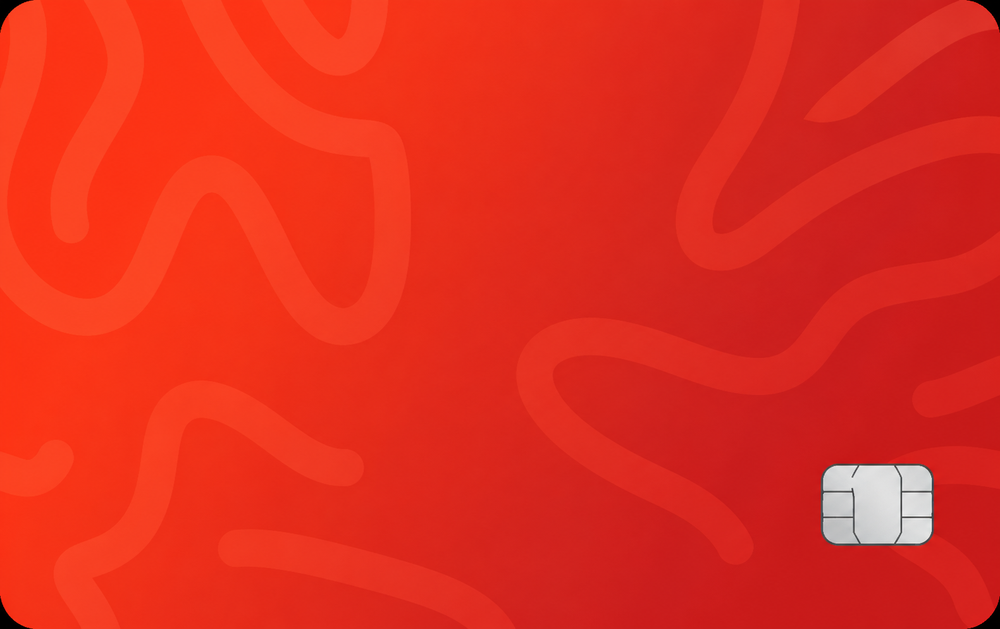
#> input picture tuska_app/assets/images/card-source-red.png, 1000 x 629 px, shrunk from 1581 x 995 before the run
$ python recolor-card.py
#> lines starting #> are read from the running program, lines starting #| are printed output that depends on the picture
#!/usr/bin/env python3
"""Recolour the baked card artwork from the old brand red/orange to SpeedTrade blue.

Two assets are baked images with no vector source, so their colour is changed
by rotating hue rather than by re-exporting from a design file:

  * `card.png`        — the account card (wave pattern + silver chip)
  * `fund_banner.png` — the Funds screen banner (orange card, coins, gold chip)

Three rules keep this faithful rather than crude:

  * Saturation and lightness are left untouched, so every fold and highlight
    keeps its exact contrast. Only the hue moves.
  * Low-saturation pixels are skipped, which protects the silver coins, the
    chip contacts and the soft black edges. Rotating those would tint them
    blue and make the art look like a printing error.
  * Only the RED-ORANGE band is rotated. Yellows and golds are left alone, so
    the gold EMV chip on the banner stays gold — a blue chip reads as a
    mistake, and the warm accent gives the blue something to sit against.

The originals are kept alongside as `*-source-*.png` so this is repeatable:
`tuska_app/` is not in git, so an overwritten asset is otherwise unrecoverable.

    python scripts/recolor-card.py
"""
import colorsys
from pathlib import Path

from PIL import Image

ASSETS = Path(__file__).resolve().parents[1] / "assets" / "images"

# (source, target) pairs. The source is the untouched original.
JOBS = [
    ("card-source-red.png", "card.png"),
    ("fund_banner-source-orange.png", "fund_banner.png"),
]

# SpeedTrade brand blue (#1B4DFF) as a hue in the 0..1 range colorsys uses.
BRAND_HUE = colorsys.rgb_to_hls(27 / 255, 77 / 255, 255 / 255)[0]

# Below this saturation a pixel is treated as neutral (silver coins, chip
# contacts, edges, shadow) and left exactly as it is.
SATURATION_FLOOR = 0.18

# Only hues inside this band are rotated, in colorsys' 0..1 range. 0.0-0.11 is
# roughly 0-40 degrees: reds through orange. Gold and cream sit above it and
# are deliberately preserved.
RED_ORANGE_MAX = 0.11


def recolour(source: Path, target: Path) -> None:
    img = Image.open(source).convert("RGBA")
    pixels = img.load()
    width, height = img.size
#> width = 1000; height = 629
    touched = 0

    for y in range(height):
        for x in range(width):
            r, g, b, a = pixels[x, y]
            if a == 0:
                continue
            h, l, s = colorsys.rgb_to_hls(r / 255, g / 255, b / 255)
            if s < SATURATION_FLOOR:
                continue  # neutral — coins, contacts, border, shadow
            # Hue wraps at 1.0, so deep reds sit at BOTH ends of the range.
            if not (h <= RED_ORANGE_MAX or h >= 1.0 - RED_ORANGE_MAX):
                continue  # gold / cream — deliberately preserved
            nr, ng, nb = colorsys.hls_to_rgb(BRAND_HUE, l, s)
            pixels[x, y] = (round(nr * 255), round(ng * 255), round(nb * 255), a)
            touched += 1
#> after the loop, touched = 619459

    img.save(target)
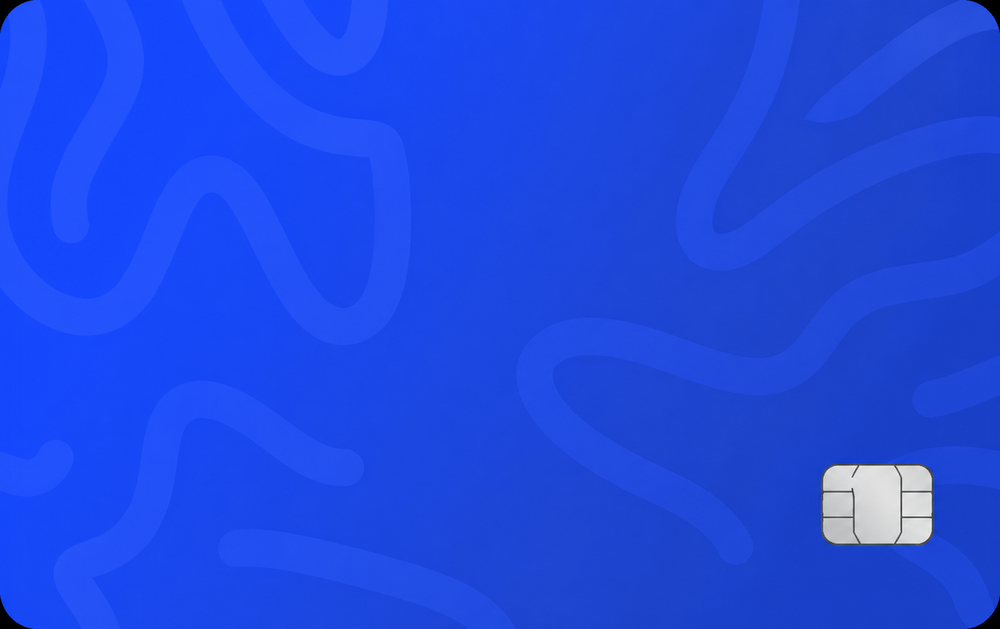
#> saved as card.png: PIL image 1000x629 RGBA; mean R, G, B, A 30.7, 73.7, 226.7, 255
    total = width * height
#> total = 629000
    print(f"  {target.name}  {width}x{height} — recoloured {touched / total:.0%}")
#|   card.png  1000x629 — recoloured 98%


def main() -> None:
    for src_name, dst_name in JOBS:
        source, target = ASSETS / src_name, ASSETS / dst_name
        if not source.exists():
            raise SystemExit(
                f"source artwork not found: {source}\n"
                "Expected the untouched original to be preserved there."
            )
        recolour(source, target)
#> pass 2 of the loop in main, `for src_name, dst_name in JOBS:`:
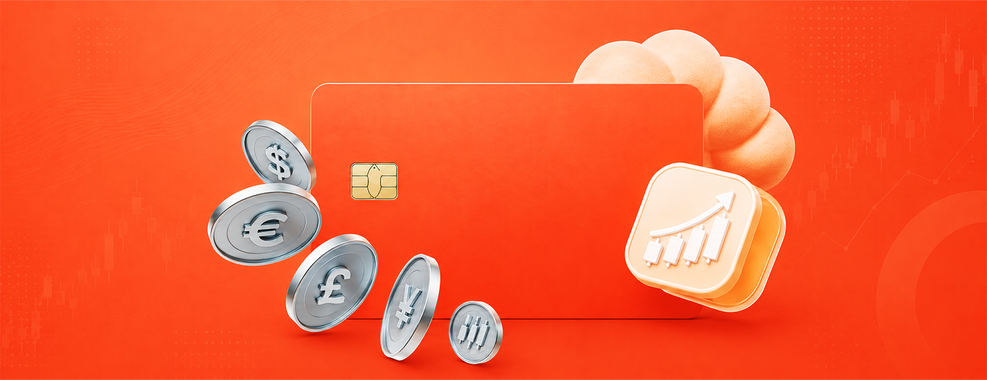
#> input picture tuska_app/assets/images/fund_banner-source-orange.png, 987 x 380 px, shrunk from 1560 x 600 before the run
#> img: PIL image 987x380 RGBA
#> after the loop in recolour (call 2), `for y in range(height):`: touched = 350161
#> in recolour (call 2), `img.save(target)`:
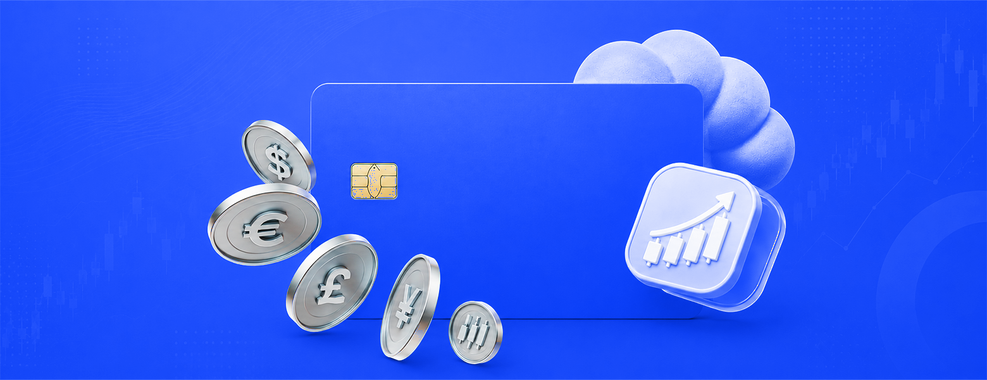
#> saved as fund_banner.png: PIL image 987x380 RGBA; mean R, G, B, A 52.9, 95.4, 245.8, 255
#|   fund_banner.png  987x380 — recoloured 93%


if __name__ == "__main__":
    main()
